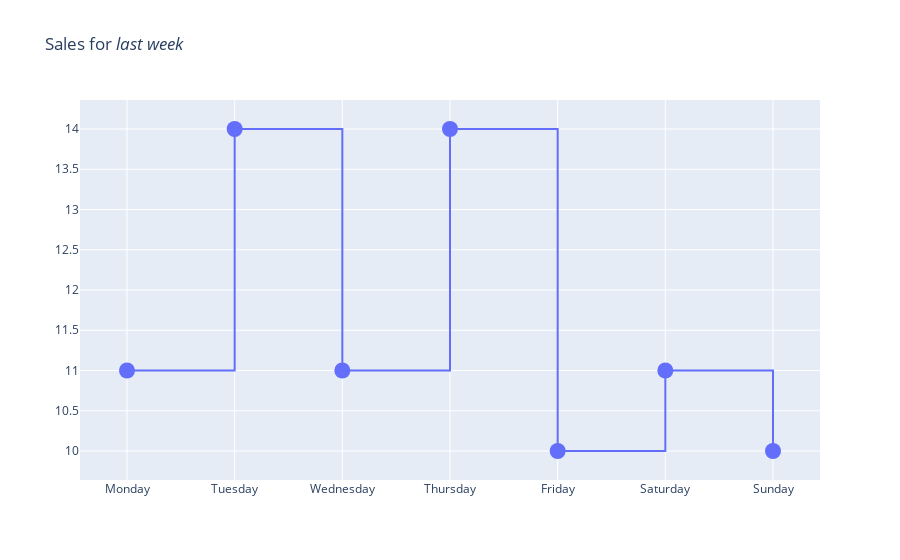

Notebook code cell kept with this figure:
### Markdown cell above
### Horizontal vertical

### Code cell
trace = go.Scatter(x = days,
                   y = sales,
                  mode = "lines+markers",
                  marker = dict(size = 16),
                  line = dict(shape = "hv"))

data = [trace]

layout = {"title":"Sales for <i>last week</i>", "xaxis":{"zeroline":False}}

# iplot({"data":data}) # old way of doing things in Jupyter Notebook!
pio.show({"data": data, 'layout':layout})

### Figure 1 — Plotly figure (JSON) as saved in the notebook; plotly's stock layout.template omitted (floating-point values rounded to 4 significant figures)
{"data": [{"line": {"shape": "hv"}, "marker": {"size": 16}, "mode": "lines+markers", "type": "scatter", "x": ["Monday", "Tuesday", "Wednesday", "Thursday", "Friday", "Saturday", "Sunday"], "y": [11, 14, 11, 14, 10, 11, 10]}], "layout": {"autosize": true, "title": {"text": "Sales for <i>last week</i>"}, "xaxis": {"autorange": true, "range": [-0.3878, 6.388], "type": "category", "zeroline": false}, "yaxis": {"autorange": true, "range": [9.578, 14.42], "type": "linear"}}}
